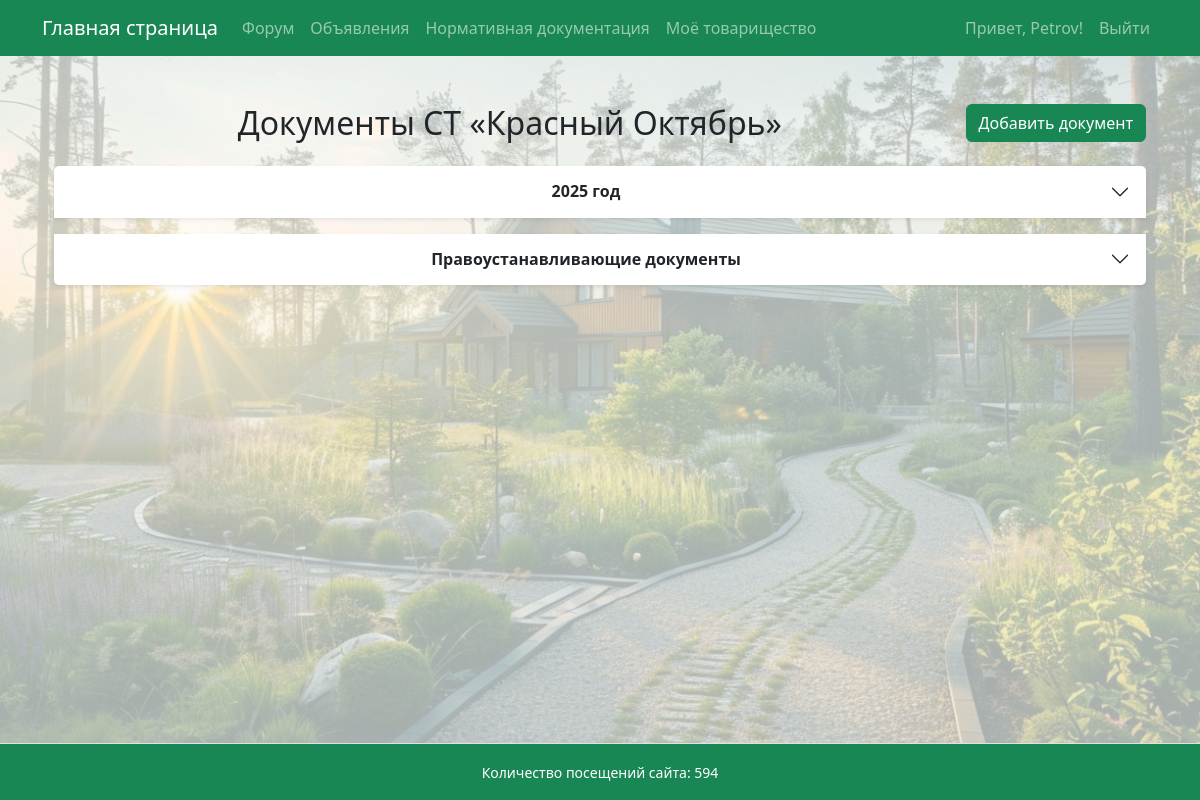
Page /community/1/documents/ (signed in) on the committed database.
### garden/models.py (models this page shows, shortened)
class Community(models.Model):
    name = models.CharField(max_length=100)
    description = models.TextField(blank=True)
    legal_address = models.TextField("Юридический адрес", blank=True, null=True)
    postal_address = models.TextField("Почтовый адрес", blank=True, null=True)
    bank_details = models.TextField("Банковские реквизиты", blank=True, null=True)
    additional_info = models.TextField("Дополнительная информация", blank=True, null=True)

class DocumentFolder(models.Model):
    name = models.CharField(max_length=255)
    community = models.ForeignKey('Community', on_delete=models.CASCADE, related_name='folders')

### garden/views.py (the view)
# urls.py: path('community/<int:community_id>/documents/', views.documents_list, name='documents_list'),
@login_required
def documents_list(request, community_id):
    community = get_object_or_404(Community, pk=community_id)
    folders = community.folders.prefetch_related(
        models.Prefetch(
            'documents',
            queryset=Document.objects.filter(is_deleted=False)
        )
    )
    is_chairman_or_board = user_can_manage_documents(request.user)
    context = {
        'community': community,
        'folders': folders,
        'is_chairman_or_board': is_chairman_or_board,
    }
    return render(request, 'documents_list.html', context)

### garden/context_processors.py (called while the page is built)
def total_visits_processor(request):
    counter, created = PageVisit.objects.get_or_create(page_name='main_page')
    return {
        'total_visits': counter.visits
    }

### garden/views.py (called while the page is built)
def user_can_manage_documents(user):
    profile = getattr(user, 'profile', None)
    return profile is not None and profile.role in ['chairman', 'board_member']

### garden/templates/documents_list.html (shortened to what this page needs)
{% extends 'base.html' %}
{% block content %}
<div class="container my-4">
  <div class="d-flex justify-content-between align-items-center mb-4">
    <h2 class="mb-0 text-center flex-grow-1">Документы СТ «{{ community.name }}»</h2>
    {% if is_chairman_or_board %}
      <a href="{% url 'add_document' community.id %}" class="btn btn-success ms-auto">
         Добавить документ
      </a>
    {% endif %}
  </div>
  {% if folders %}
    <div class="accordion" id="documentsAccordion">
      {% for folder in folders %}
        <div class="accordion-item mb-3 shadow-sm border-0">
          <h2 class="accordion-header" id="heading-{{ folder.id }}">
            <button class="accordion-button collapsed fw-semibold" type="button"
                    data-bs-toggle="collapse"
                    data-bs-target="#collapse-{{ folder.id }}"
                    aria-expanded="false"
                    aria-controls="collapse-{{ folder.id }}">
              {{ folder.name }}
            </button>
          </h2>
        </div>
      {% endfor %}
    </div>
  {% else %}
    <div class="alert alert-info text-center mt-5">Документы ещё не добавлены.</div>
  {% endif %}
</div>
{% endblock %}

### templates/base.html (shortened to what this page needs)
<!DOCTYPE html>
<html lang="ru">
<head>
    <link rel="stylesheet" href="https://cdn.jsdelivr.net/npm/bootstrap@5.3.0/dist/css/bootstrap.min.css">
</head>
<body>
    <div class="page-container">
        <nav class="navbar navbar-expand-lg navbar-dark bg-success mb-4">
            <div class="container">
                <a class="navbar-brand" href="{% url 'main_page' %}">Главная страница</a>
                <div class="collapse navbar-collapse" id="navbarSupportedContent">
                    <ul class="navbar-nav me-auto mb-2 mb-lg-0">
                        <li class="nav-item"><a class="nav-link" href="{% url 'forum' %}">Форум</a></li>
                        <li class="nav-item"><a class="nav-link" href="{% url 'ads' %}">Объявления</a></li>
                        <li class="nav-item"><a class="nav-link" href="https://strb.by/" target="_blank" rel="noopener noreferrer">Нормативная документация</a></li>
                        <li class="nav-item"><a class="nav-link" href="{% url 'my_community' %}">Моё товарищество</a></li>
                    </ul>
                    <ul class="navbar-nav ms-auto mb-2 mb-lg-0">
                        {% if user.is_authenticated %}
                            <li class="nav-item">
                                <span class="nav-link">Привет, {{ user.username }}!</span>
                            </li>
                            <li class="nav-item">
                                <a class="nav-link" href="#" onclick="event.preventDefault(); document.getElementById('logout-form').submit();">
                                    Выйти
                                </a>
                            </li>
                        {% else %}
                            <li class="nav-item"><a class="nav-link" href="{% url 'login' %}">Войти</a></li>
                        {% endif %}
                    </ul>
                </div>
            </div>
        </nav>
        <main class="content-wrap container">
            {% block content %}
            {% endblock %}
        </main>
        <footer class="bg-success text-center py-3 mt-4 border-top text-white">
            <div class="container">
                <small>
                    Количество посещений сайта: {{ total_visits }}
                </small>
            </div>
        </footer>
    </div>
</body>
</html>

### templates/base.html (style rules this page uses)
body, html { height: 100%; margin: 0; }
.page-container { min-height: 100vh; display: flex; flex-direction: column; min-height: 100vh; background-image: url('/static/images/background.jpg'); background-repeat: no-repeat; background-position: center center; background-size: cover; background-color: rgba(240, 248, 245, 0.7); background-blend-mode: lighten; }
.content-wrap { flex: 1; }
.accordion-button { display: flex; justify-content: center !important; position: relative; padding-right: 3rem; text-align: center; }
.accordion-button::after { position: absolute; right: 1rem; top: 50%; transform: translateY(-50%); }

### rows in the picture
Community: name "Красный Октябрь"
DocumentFolder: name "2025 год"
DocumentFolder: name "Правоустанавливающие документы"

### other values in the picture
{{ user.username }} "Petrov"
{{ total_visits }} "594"
